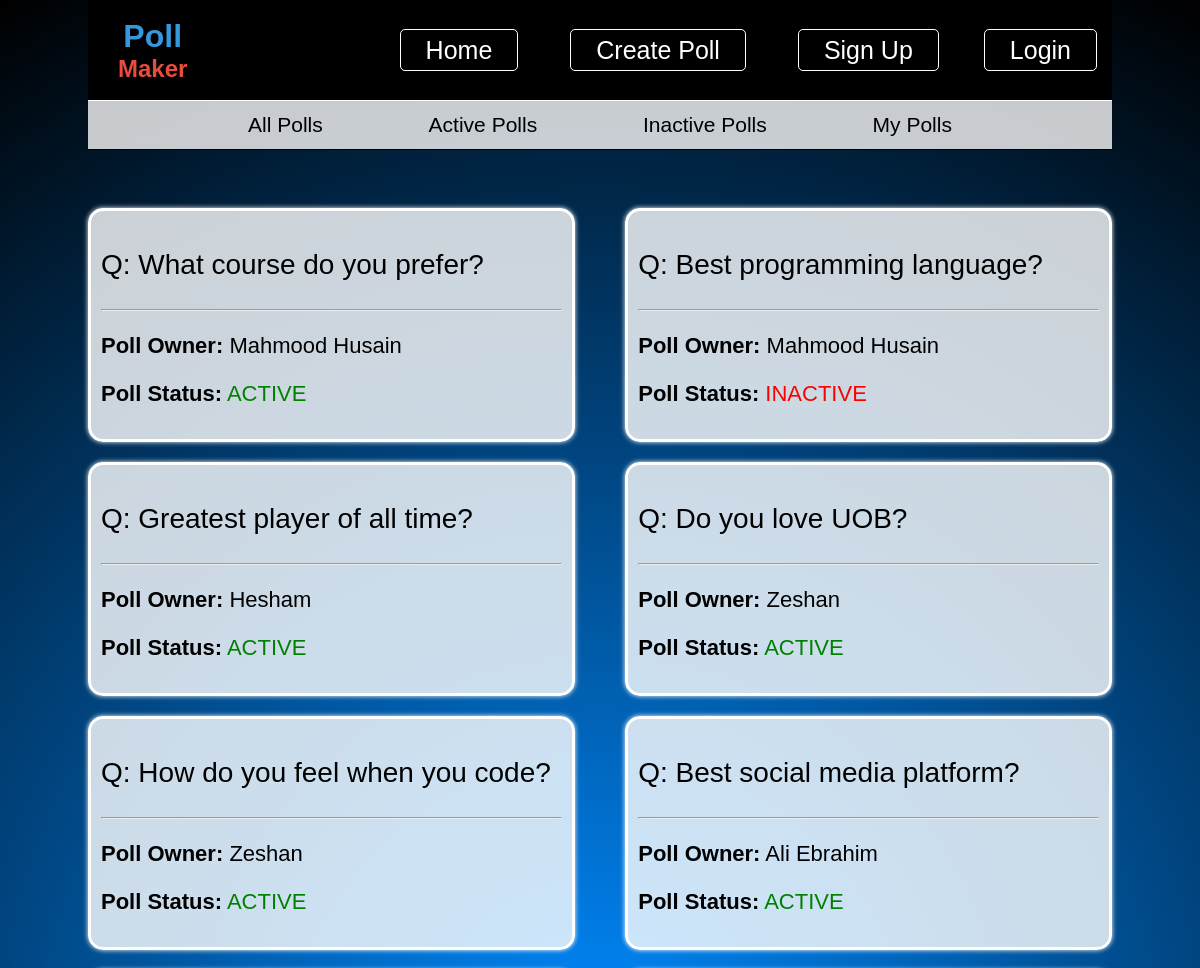
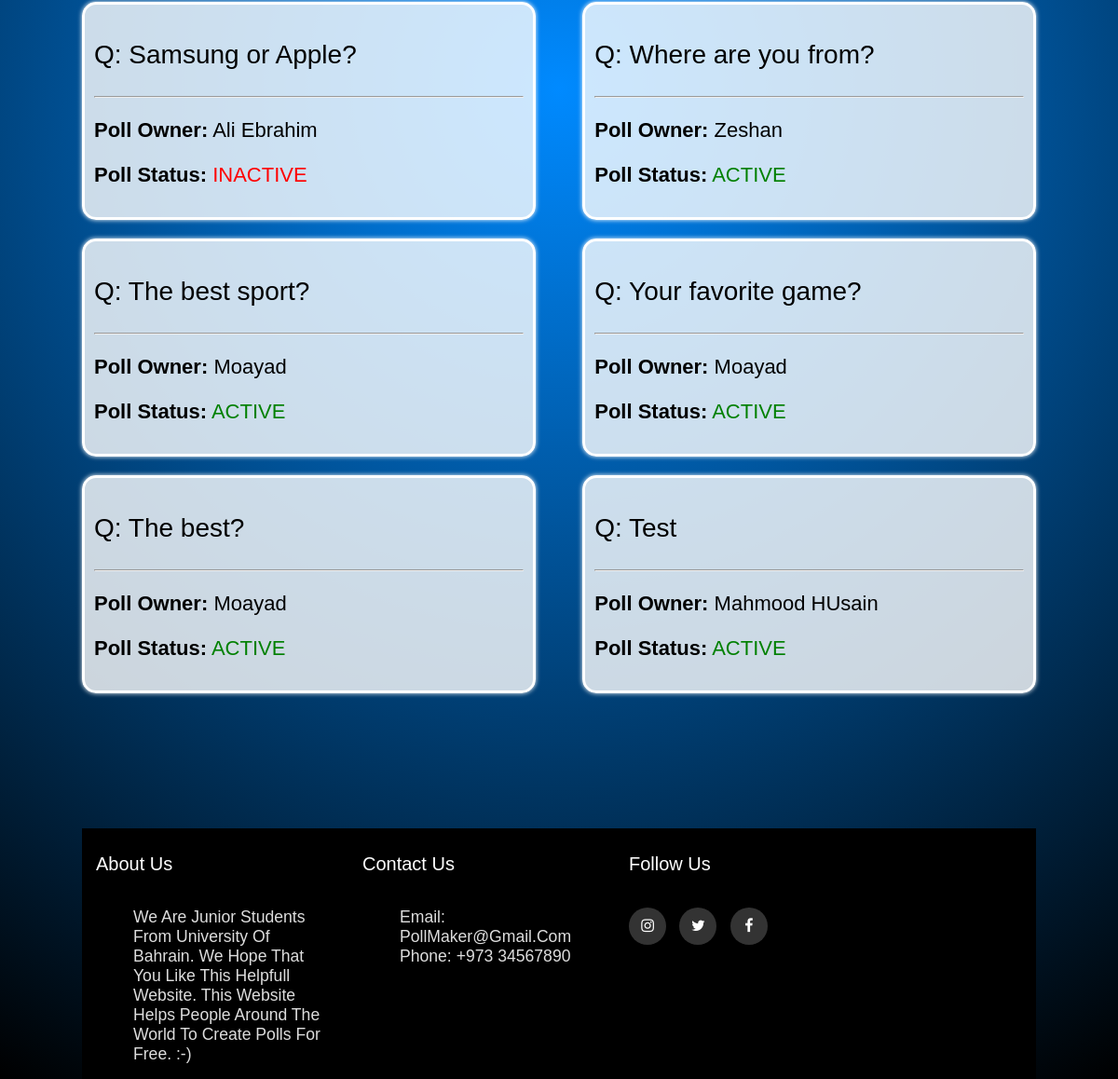
The page / on the database its author committed (2 pictures, top to bottom).
### tables this page shows
CREATE TABLE `poll` (
  `poll_id` int(20) NOT NULL,
  `question` varchar(250) NOT NULL,
  `total_votes` int(50) NOT NULL,
  `user_id` int(20) NOT NULL,
  `poll_status` varchar(15) NOT NULL,
  `start_date` date NOT NULL,
  `end_date` date NOT NULL
);

CREATE TABLE `users` (
  `user_id` int(20) NOT NULL,
  `username` varchar(100) NOT NULL,
  `email` varchar(100) NOT NULL,
  `password` varchar(100) NOT NULL,
  `role` varchar(50) NOT NULL
);

### index.php (the view, shortened to what this page needs)
<?php
    try{
        require('connection.php');
        $db->beginTransaction();
        $sql = "SELECT * FROM poll";
        $rows = $db->query($sql);
        $result = $rows->fetchAll(PDO::FETCH_ASSOC);
        if($result){
        $todayDate = date("Y-m-d");
        foreach($result as $det){
            if($todayDate > $det['end_date'] && $det['end_date'] != '0000-00-00'){
                $poll_id = $det['poll_id'];
            }
        }
        }else{
            $msgEmpty="No polls are created";
        }
    $db -> commit();
    $db = null;
}
catch(PDOExecption $e){
    $db->rollBack();
    die($e -> getMessage());
}
?>
<!DOCTYPE html>
<html lang="en">
<head>
    <link rel="stylesheet" href="css/index.css">
    <link rel="stylesheet" href="https://cdnjs.cloudflare.com/ajax/libs/font-awesome/4.7.0/css/font-awesome.min.css">
</head>
<body>
    <div class='container'>
        <div class="header-container">
            <?php require('header.php'); ?>
            <div class="nav2">
                <form action="" method="POST">
                    <a href="index.php?typepoll=allPolls">All Polls</a>
                    <a href="index.php?typepoll=active">Active Polls</a>
                    <a href="index.php?typepoll=inactive">Inactive Polls</a>
                    <a href="index.php?typepoll=myPolls">My Polls</a>
                </form>
            </div>
        </div>
        <main>
            <div class="allpollBoxes">
                <?php
            try{
                require('connection.php');
                if(isset($msgEmpty)){
                    echo '<h3 style="color:white; min-height: 200px">'.$msgEmpty.'</h3>';
                    unset($msgEmpty);
                }else{
                if(isset($_GET['typepoll'])){
                    $poll_type=$_GET['typepoll'];
                    if($poll_type=="active"){
                        $sql = "SELECT * FROM poll WHERE poll_status='active'";
                        $rs = $db->query($sql);
                        $rows = $rs->fetchAll(PDO::FETCH_ASSOC);
                        if($rows){
                        foreach($rows as $k=>$details){
                            extract($details);
                            $sql2 = "SELECT username FROM users WHERE user_id=$user_id";
                            $rs2 = $db->query($sql2);
                            $rows2 = $rs2->fetchAll(PDO::FETCH_ASSOC);
                            echo '
                        <div class="pollBoxes">
                        <a href="view-poll.php?poll_id='.$poll_id.'">
                        <p>Q: '.$question.'</p>
                        <hr>
                        <p class="pollBoxOwner"><b>Poll Owner:</b> '.$rows2[0]['username'].'</p>
                        <p class="pollBoxOwner"><b>Poll Status:</b> <span style="color:green">'. strtoupper($poll_status).'</span></p>
                        </a>
                        </div>
                        ';
                    }
                    }else{
                        echo '<h3 style="color:white; min-height: 200px">There is no active polls</h3>';
                    }
                } else if($poll_type=="inactive"){
                    $sql = "SELECT * FROM poll WHERE poll_status='inactive'";
                    $rs = $db->query($sql);
                    $rows = $rs->fetchAll(PDO::FETCH_ASSOC);
                    if($rows){
                    foreach($rows as $k=>$details){
                        extract($details);
                        $sql2 = "SELECT username FROM users WHERE user_id=$user_id";
                        $rs2 = $db->query($sql2);
                        $rows2 = $rs2->fetchAll(PDO::FETCH_ASSOC);
                        echo '
                        <div class="pollBoxes">
                        <a href="view-poll.php?poll_id='.$poll_id.'">
                        <p>Q: '.$question.'</p>
                        <hr>
                        <p class="pollBoxOwner"><b>Poll Owner:</b> '.$rows2[0]['username'].'</p>
                        <p class="pollBoxOwner"><b>Poll Status:</b> <span style="color:red">'. strtoupper($poll_status).'</span></p>
                        </a>
                        </div>
                        ';
                    }
                    }else{
                        echo '<h3 style="color:white; min-height: 200px">There is no inactive polls</h3>';
                    }
                } else if($poll_type=="myPolls"){
                    if(isset($_SESSION['loggedIn']) && $_SESSION['loggedIn']){
                        $id = $_SESSION['user'][0];
                        $sql = "SELECT * FROM poll WHERE user_id=$id";
                        $rs = $db->query($sql);
                        $rows = $rs->fetchAll(PDO::FETCH_ASSOC);
                        if(count($rows) == 0){
                            echo "<h3>You don't currently own any polls. Create a poll <span class='myPollLogIn'><a href='create-poll.php'>here</a></span>.</h3>";
                        } else {
                        foreach($rows as $k=>$details){
                            extract($details);
                            $sql2 = "SELECT username FROM users WHERE user_id=$id";
                            $rs2 = $db->query($sql2);
                            $rows2 = $rs2->fetchAll(PDO::FETCH_ASSOC);
                            if($poll_status == 'active'){
                                $stat = "<span style='color:green'>ACTIVE</span>";
                            } else {
                                $stat = "<span style='color:red'>INACTIVE</span>";
                            }
                            echo '
                            <div class="pollBoxes">
                            <a href="view-poll.php?poll_id='.$poll_id.'">
                                <p>Q: '.$question.'</p>
                                <hr>
                                <p class="pollBoxOwner"><b>Poll Owner:</b> '.$rows2[0]['username'].'</p>
                                <p class="pollBoxOwner"><b>Poll Status:</b> '.$stat.'</p>
                                </a>
                                </div>
                                ';
                            }
                        }
                        }else{
                            echo "<h3 style='color: white; min-height: 200px'>Please login to view your polls</h3>";
                        }
                    } else if($poll_type=="allPolls"){
                        $sql = "SELECT * FROM poll";
                        $rs = $db->query($sql);
                        $rows = $rs->fetchAll(PDO::FETCH_ASSOC);
                        foreach($rows as $k=>$details){
                            extract($details);
                            $sql2 = "SELECT username FROM users WHERE user_id=$user_id";
                            $rs2 = $db->query($sql2);
                            $rows2 = $rs2->fetchAll(PDO::FETCH_ASSOC);
                            if($poll_status == 'active'){
                                $stat = "<span style='color:green'>ACTIVE</span>";
                            } else {
                                $stat = "<span style='color:red'>INACTIVE</span>";
                            }
                            echo '
                            <div class="pollBoxes">
                            <a href="view-poll.php?poll_id='.$poll_id.'">
                            <p>Q: '.$question.'</p>
                            <hr>
                            <p class="pollBoxOwner"><b>Poll Owner:</b> '.$rows2[0]['username'].'</p>
                            <p class="pollBoxOwner"><b>Poll Status:</b> '.$stat.'</p>
                            </a>
                            </div>
                            ';
                        }
                    }else{
                        die("400 Bad Request");
                    }
                    }else{
                        $sql = "SELECT * FROM poll";
                        $rs = $db->query($sql);
                        $rows = $rs->fetchAll(PDO::FETCH_ASSOC);
                        foreach($rows as $k=>$details){
                            extract($details);
                            $sql2 = "SELECT username FROM users WHERE user_id=$user_id";
                            $rs2 = $db->query($sql2);
                            $rows2 = $rs2->fetchAll(PDO::FETCH_ASSOC);
                            if($poll_status == 'active'){
                                $stat = "<span style='color:green'>ACTIVE</span>";
                            } else {
                                $stat = "<span style='color:red'>INACTIVE</span>";
                            }
                            echo '
                            <div class="pollBoxes">
                            <a href="view-poll.php?poll_id='.$poll_id.'">
                            <p>Q: '.$question.'</p>
                            <hr>
                            <p class="pollBoxOwner"><b>Poll Owner:</b> '.$rows2[0]['username'].'</p>
                            <p class="pollBoxOwner"><b>Poll Status:</b> '.$stat.'</p>
                            </a>
                            </div>
                            ';
                        }
                    }
                }
                }catch(PDOException $ex){
                die($ex->getMessage());
            }
            ?>
            </div>
        </main>
        <?php include('footer.php') ?>
    </div>
</body>
</html>

### header.php (shortened to what this page needs)
<header>
    <div class="logo">
        <h1 class="poll">Poll</h1>
        <h2 class="maker">Maker</h2>
    </div>
    <nav class="nav1">
            <a href='index.php' class="myButton1">Home</a>
            <a href="create-poll.php" class="myButton1">Create Poll</a>
        <?php
                if(isset($_SESSION['loggedIn']) && $_SESSION['loggedIn']==true){
                    echo '<a href="logout.php" class="myButton">Logout</a>';
                }else{
                    echo '<a href="signup.php" class="myButton">Sign Up</a>';
                    echo '<a href="login.php" class="myButton">Login</a>';
                }
                ?>
    </nav>
</header>

### footer.php (shortened to what this page needs)
<!DOCTYPE html>
<html lang="en">
<head>
    <link rel="stylesheet" href="css/footer.css">
</head>
<body>
      <footer class="footer">
            <div class="container2 row">
                <div class="footer-col">
                    <h4>About us</h4>
                    <ul>
                        <li><a href="#">We are junior students from University of Bahrain. We hope that you like this helpfull website. This website helps people around the world to create polls for free. :-)</a></li>
                    </ul>
                </div>
                <div class="footer-col">
                    <h4>Contact us</h4>
                    <ul>
                        <li><a href="https://www.gmail.com/">Email: pollMaker@gmail.com</a></li>
                        <li><a href="#">Phone: +973 34567890</a></li>
                    </ul>
                </div>
                <div class="footer-col">
                    <h4>Follow us</h4>
                    <div class="social-links">
                        <a href="https://www.instagram.com/"><i class="fa fa-instagram"></i></a>
                        <a href="https://www.twitter.com/"><i class="fa fa-twitter"></i></a>
                        <a href="https://www.facebook.com/"><i class="fa fa-facebook"></i></a>
                    </div>
                </div>
            </div>
        </footer>
</body>
</html>

### css/index.css (style rules this page uses)
html { height: 100%; background-attachment: fixed; background-repeat: no-repeat; background-size: cover; background: rgb(0,138,255); background: radial-gradient(circle, rgba(0,138,255,1) 0%, rgba(0,0,0,1) 100%); }
body { font-family: Arial, Helvetica, sans-serif; }
.container { width: 1024px; min-height: 500px; margin: 0 auto; }
.header-container { position: fixed; width: 1024px; top: 0; }
header { background-color: black; max-height: 100px; display: flex; justify-content: space-between; align-items: center; border-bottom: 1px solid white; }
.logo { padding: 10px 20px; margin: 10px 10px; text-align: center; }
.poll { font-size: 2em; color: #3498db; margin-bottom: 0; }
.maker { font-size: 1.5em; color: #e74c3c; margin-top: 0; }
header .nav1 { padding-top: 20px; padding-bottom: 20px; font-size: 25px; }
header .nav1 a { margin-right: 15px; color: white; }
header .nav1 .myButton1 { margin-left: 30px; border: 1px solid white; padding: 6px 25px; border-radius: 5px; transition: all 0.5s ease; }
header .nav1 .myButton { margin-left: 30px; border: 1px solid white; padding: 6px 25px; border-radius: 5px; transition: all 0.5s ease; }
a { text-decoration: none; }
.nav2 { background-color: #f5f5f5d1; border-bottom: 1px solid black; padding-bottom: 12px; padding-top: 12px; font-size: 21px; text-align: center; }
.nav2 a { color: black; margin-top: 15px; padding: 12px 50px; background: none; border: none; }
.allpollBoxes { max-width: 1024px; margin: 0 auto; display: flex; flex-wrap: wrap; justify-content: space-between; padding-bottom: 125px; padding-top: 200px; }
.allpollBoxes a { display: contents; color:black; }
.pollBoxes { background-color: rgb(255 255 255 / 80%); width: 45%; min-height: 150px; padding: 10px; margin-bottom: 20px; border: 3px solid #ffffff; border-radius: 15px; box-shadow: 0px 0px 5px white; font-size: 28px; }
.pollBoxOwner { font-size: 22px; }

### css/footer.css (style rules this page uses)
.footer { background-color: black; z-index: -1; width: 1024px; }
.footer .container2 { max-width: 1024px; margin: auto; }
.row { display: flex; flex-wrap: wrap; }
ul { list-style: none; }
.footer-col { width: 25%; padding: 0 15px; }
.footer-col h4 { font-size: 20px; color: #FFF; text-transform: capitalize; margin-bottom: 35px; font-weight: 500; position: relative; }
.footer-col ul li a { color: #DDD; display: block; font-size: 1.1rem; text-transform: capitalize; text-decoration: none; transition: all 0.3s ease; }
.footer-col .social-links a { color: #FFF; background-color: rgba(255, 255, 255, 0.2); display: inline-block; height: 40px; width: 40px; border-radius: 50%; text-align: center; margin: 0 10px 10px 0; line-height: 40px; transition: all 0.5s ease; }

### rows shown on the page
poll: question "What course do you prefer?", user.username "Mahmood Husain", poll_status "ACTIVE"
poll: question "Best programming language?", user.username "Mahmood Husain", poll_status "INACTIVE"
poll: question "Greatest player of all time?", user.username "Hesham", poll_status "ACTIVE"
poll: question "Do you love UOB?", user.username "Zeshan", poll_status "ACTIVE"
poll: question "How do you feel when you code?", user.username "Zeshan", poll_status "ACTIVE"
poll: question "Best social media platform?", user.username "Ali Ebrahim", poll_status "ACTIVE"
poll: question "Samsung or Apple?", user.username "Ali Ebrahim", poll_status "INACTIVE"
poll: question "Where are you from?", user.username "Zeshan", poll_status "ACTIVE"
poll: question "The best sport?", user.username "Moayad", poll_status "ACTIVE"
poll: question "Your favorite game?", user.username "Moayad", poll_status "ACTIVE"
poll: question "The best?", user.username "Moayad", poll_status "ACTIVE"
poll: question "Test", user.username "Mahmood HUsain", poll_status "ACTIVE"
